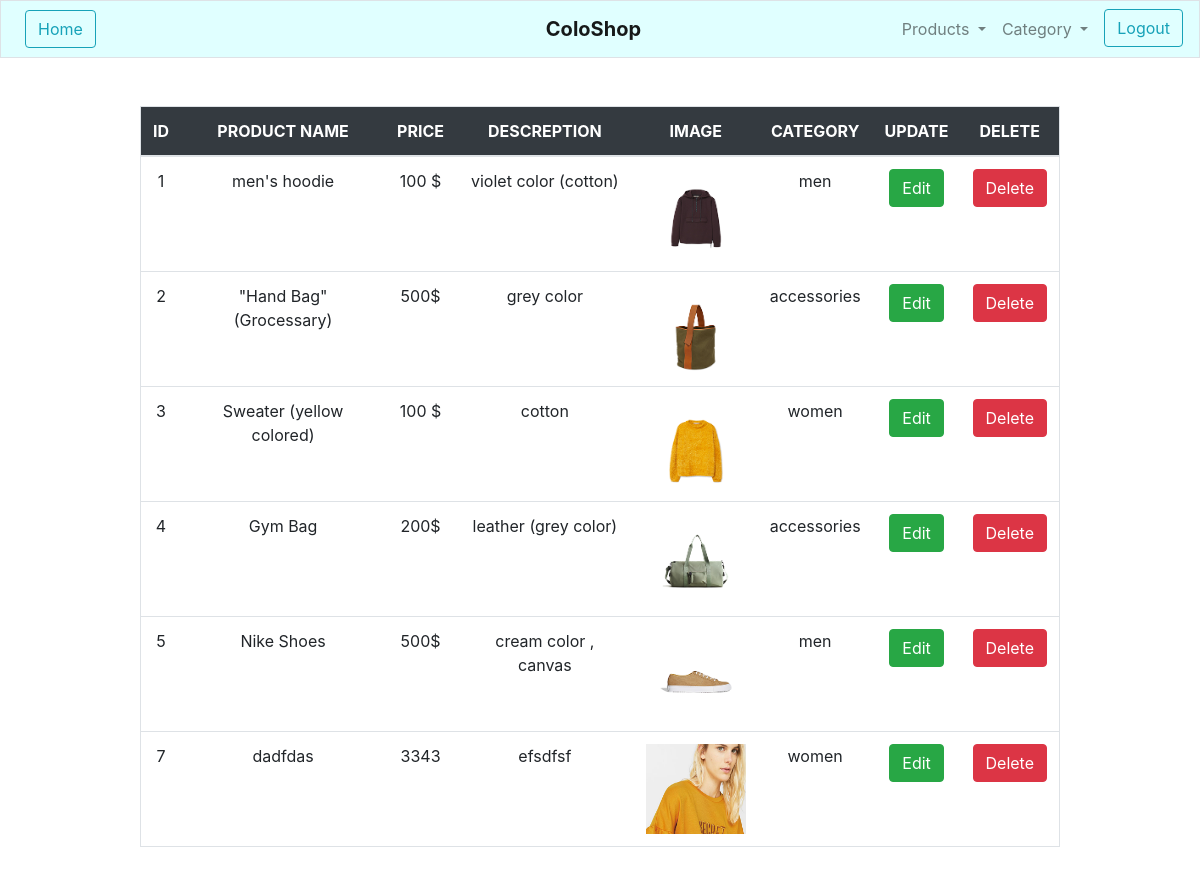
Screenshot of /coloshop-master/Myadmin1/all-product.php (signed in) with the database file from the repository.
### tables this page shows
CREATE TABLE `product` (
  `id` int(11) NOT NULL,
  `pname` varchar(100) NOT NULL,
  `pprice` varchar(30) NOT NULL,
  `pdesc` varchar(100) NOT NULL,
  `pimage` varchar(200) NOT NULL,
  `pcategory` varchar(200) NOT NULL
);

### coloshop-master/Myadmin1/all-product.php (the view, shortened to what this page needs)
<?php
if($_SESSION['username']=='')
{
    header('Location:login.php');
}
else{
 include "header.php";
}
?>
<div class="container">
<div class="row">
<div class="col-md-10 m-auto">
<table class="table table-hover  border my-5">
    <thead class="bg-dark text-white fs-5 font-monospace text-center">
      <th>ID</th>
      <th>PRODUCT NAME</th>
      <th>PRICE</th>
      <th>DESCREPTION</th>
      <th>IMAGE</th>
      <th>CATEGORY</th>
      <th>UPDATE</th>
      <th>DELETE</th>
    </thead>
    <tbody class="text-center">
      <?php
      include 'connection.php';
      $record = mysqli_query($con, "SELECT * FROM `product`");
     while($row = mysqli_fetch_array($record))
      echo  "
      <tr>
      <td>$row[id]</td>
      <td>$row[pname]</td>
      <td>$row[pprice]</td>
      <td>$row[pdesc]</td>
      <td><img src = '$row[pimage]' height='90px' width='100px'></td>
      <td>$row[pcategory]</td>
      <td><a href='update.php? id=$row[id]' class='btn btn-success'>Edit</a></td>
      <td><a href='delete.php? id=$row[id]' class='btn btn-danger'>Delete</a></td>
     </tr>
      ";
      ?>
     </tbody>
</table>
</div>
</div>
</div>

### coloshop-master/Myadmin1/header.php (shortened to what this page needs)
<!doctype html>
<html lang="en">
<head>
    <link rel="stylesheet" href="https://maxcdn.bootstrapcdn.com/bootstrap/4.0.0/css/bootstrap.min.css"
>
</head>
<body>
    <nav class="navbar navbar-expand-md navbar-light border " style="background-color: lightcyan;">
        <ul class="navbar-nav me-auto mb-2 mb-lg-0">
        <li class="nav-item pl-2 mb-2 mb-md-0">
                    <a href="index.php" type="button"
                        class="btn btn-outline-info btn-md btn-rounded btn-navbar waves-effect waves-light">Home</a>
                </li>
        </ul>
        <a class="navbar-brand" href="#!"
            style="text-align: center;margin-left: 450px; font-size:20px; font-weight:bold;">
            Colo<span>Shop</span>
        </a>
        <div class="collapse navbar-collapse " id="basicExampleNav1">
            <ul class="navbar-nav ml-auto">
                <li class="nav-item dropdown">
                    <a class="nav-link dropdown-toggle waves-effect" id="navbarDropdownMenuLink3" data-toggle="dropdown"
                        aria-haspopup="true" aria-expanded="true">
                        Products
                    </a>
                </li>
                <li class="nav-item dropdown">
                    <a class="nav-link dropdown-toggle waves-effect" id="navbarDropdownMenuLink3" data-toggle="dropdown"
                        aria-haspopup="true" aria-expanded="true">
                        Category
                    </a>
                </li>
                <li class="nav-item pl-2 mb-2 mb-md-0">
                    <a href="logout.php" type="button"
                        class="btn btn-outline-info btn-md btn-rounded btn-navbar waves-effect waves-light">Logout</a>
                </li>
            </ul>
        </div>
    </nav>
</body>
</html>

### rows the page displays
product: id "1", pname "men's hoodie", pprice "100 $", pdesc "violet color (cotton)", pimage (picture), pcategory "men"
product: id "2", pname "\"Hand Bag\"(Grocessary)", pprice "500$", pdesc "grey color", pimage (picture), pcategory "accessories"
product: id "3", pname "Sweater (yellow colored)", pprice "100 $", pdesc "cotton", pimage (picture), pcategory "women"
product: id "4", pname "Gym Bag", pprice "200$", pdesc "leather (grey color)", pimage (picture), pcategory "accessories"
product: id "5", pname "Nike Shoes", pprice "500$", pdesc "cream color , canvas", pimage (picture), pcategory "men"
product: id "7", pname "dadfdas", pprice "3343", pdesc "efsdfsf", pimage (picture), pcategory "women"
